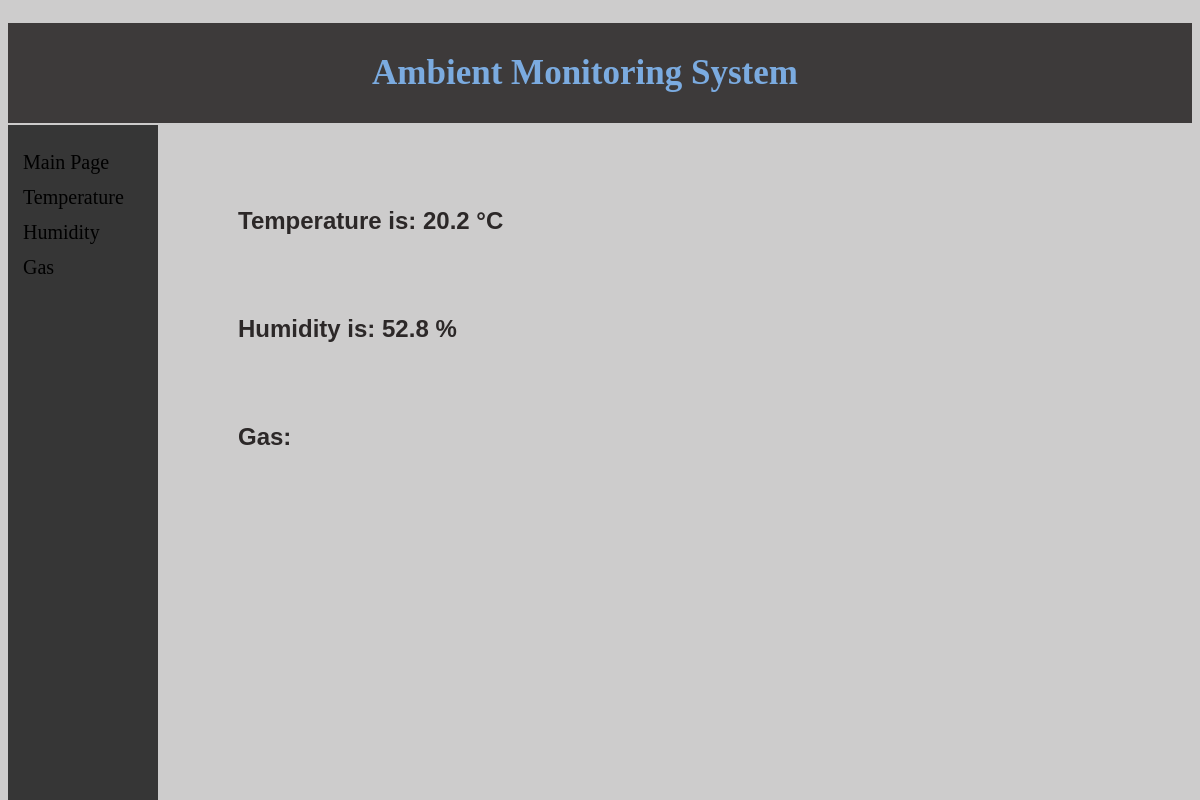
Before: / with the older database file.
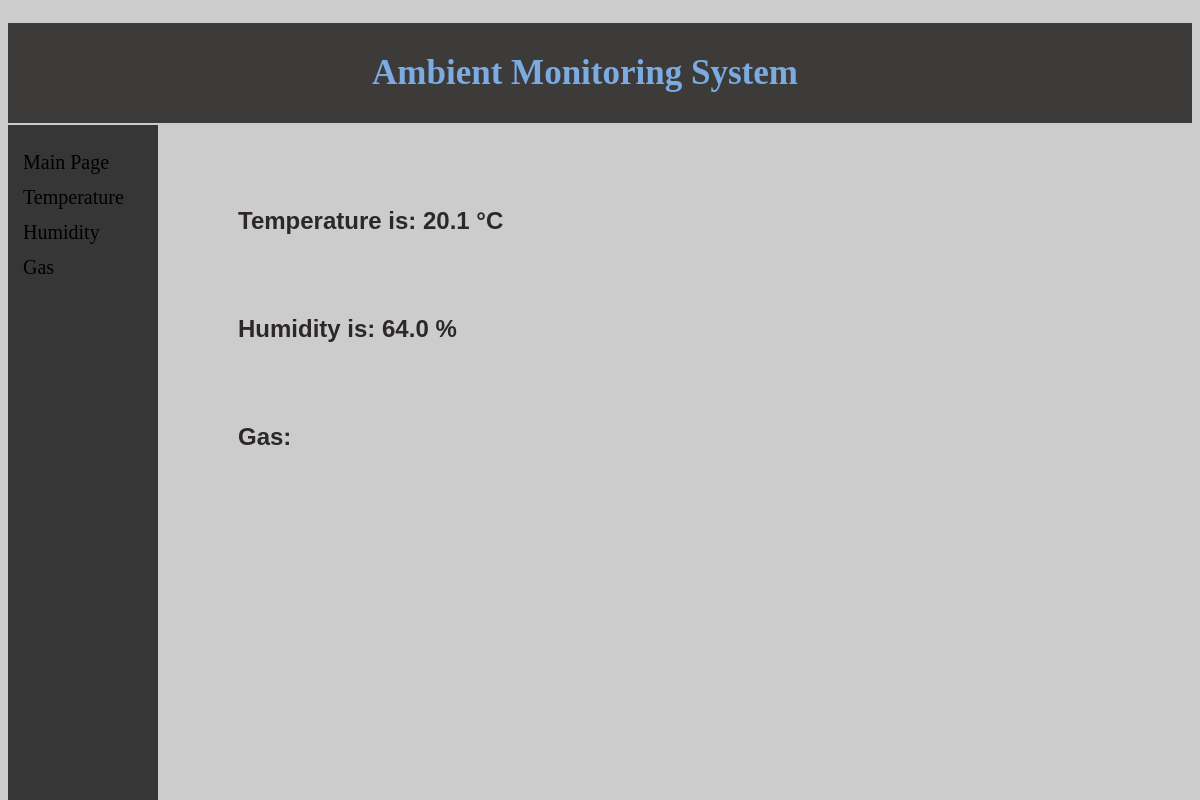
After: the same page with the newer database file.
### tables this page shows
CREATE TABLE data (date_time DATETIME, temperature REAL, humidity REAL);

### web.py (the view)
@app.route("/")
def index():
	temp, hum = getLastData()
	templateData = {
        'temp'	: temp,
        'hum'	: hum
	}
	return render_template('index.html', **templateData)

### web.py (called while the page is built)
def getLastData():
    for data in crs.execute('SELECT * FROM data ORDER BY date_time DESC LIMIT 1'):
        temp = data[1]
        hum = data[2]
    return temp, hum

### templates/index.html (shortened to what this page needs)
<!DOCTYPE html>
<html>
<head>
    <link rel="stylesheet" href='../static/mystyle.css' />
</head>
<body></body>
    <h1>Ambient Monitoring System</h1>
    <div class="sidenav">
        <a href="/">Main Page</a>
        <a href="/temp">Temperature</a>
        <a href="/hum">Humidity</a>
        <a href="#">Gas</a>
      </div>
      <div class="main">
                <h2>Temperature is: {{temp}} °C</h2>
                <h2>Humidity is: {{hum}} %</h2>
                <h2>Gas: </h2>
</div>
</body>
</html>

### static/mystyle.css (style rules this page uses)
h1 { background-color: rgb(61, 58, 58); padding: 30px 30px 30px 0px; text-align: center; font-size: 35px; color: rgb(123, 171, 224); }
h2 { text-align:left; font-family: Verdana, Tahoma, sans-serif; color: rgb(44, 40, 40); padding-left: 30px; padding-top: 60px; }
body { background-color: rgba(187, 186, 186, 0.726); }
.sidenav { height: 100%; width: 150px; position: fixed; z-index: 1; top: 125px; left: 8px; background-color: rgb(54, 54, 54); overflow-x: hidden; padding-top: 20px; }
.sidenav a { padding: 6px 6px 6px 15px; text-decoration: none; font-size: 20px; color: black; display: block; }
.main { margin-left: 200px; }

Changed rows visible on the page:
no longer on this page (row unchanged): data: temperature "20.2", humidity "52.8"
added data: temperature "20.1", humidity "64.0"
